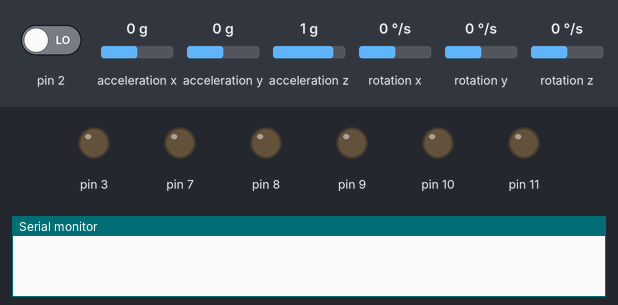
Simulated run of this sketch. Board: Arduino Uno, built with avr-gcc and run on an emulated ATmega328P. Parts: output pins drawn as LEDs (lit = HIGH), the last lines printed to the serial monitor. Inputs (shaded band) come from the test bench; at power-on: acceleration x 0 g, pin 2 LOW, acceleration y 0 g, acceleration z 1 g, rotation x 0 °/s, rotation y 0 °/s, rotation z 0 °/s. The sensor or clock chip raises its interrupt line as the real part does.

Above: at 0.1 s.
At 2.2 s:
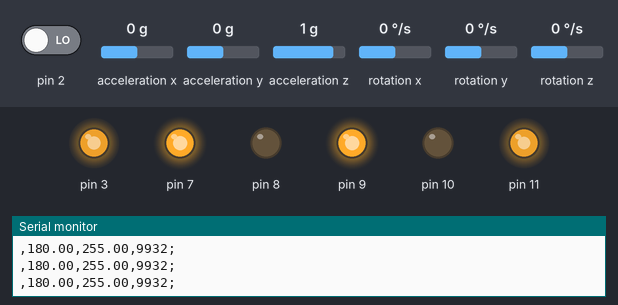
2.3 s: acceleration x set to -0.8 g
5.3 s: acceleration x set to 0.8 g
Timing chart, 0 to 8.3 s (numbered marks = the images above; inputs shaded):
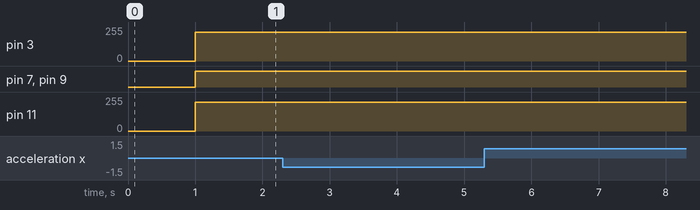

The sketch:

seesaw-ugv.ino
```cpp
/*
   Robot Balancin o Pendulo invertido
   V2.0
   Para arduino UNO, NANO
*/
#include <PID_v1.h>
#include <LMotorController.h>
#include "I2Cdev.h"
#include "MPU6050_6Axis_MotionApps20.h"

#if I2CDEV_IMPLEMENTATION == I2CDEV_ARDUINO_WIRE
#include "Wire.h"
#endif
#define MIN_ABS_SPEED 10
MPU6050 mpu;


//**** Control de Motores puente H - L298N
int ENA = 3;    //5;
int IN1 = 7;    //6;
int IN2 = 8;    //7;
int IN3 = 9;    //9;
int IN4 = 10;   //8;
int ENB = 11;    //10;

//**** MPU control/status variables
bool dmpReady = false; // set true if DMP init was successful
uint8_t mpuIntStatus; // holds actual interrupt status byte from MPU
uint8_t devStatus; // return status after each device operation (0 = success, !0 = error)
uint16_t packetSize; // expected DMP packet size (default is 42 bytes)
uint16_t fifoCount; // count of all bytes currently in FIFO
uint8_t fifoBuffer[64]; // FIFO storage buffer

//**** Variables de orientación
Quaternion q; // [w, x, y, z] quaternion container
VectorFloat gravity; // [x, y, z] gravity vector
float ypr[3]; // [yaw, pitch, roll] yaw/pitch/roll container and gravity vector

//**** PID set - Los Valors de PID cambian con cada diseño
double Kp = 62;
double Kd = 2.6;
double Ki = 250;

//Factor de 0 a 100% de activacion del PWM, sirve para corregir cuando un motor esta "lento"
double motorSpeedFactorLeft = 0.85;//0.46; //double motorSpeedFactorLeft = 0.5;
double motorSpeedFactorRight = 0.84;//0.40; //double motorSpeedFactorRight = 0.45;

//Set point buscado
double originalSetpoint = 182.5;   //double originalSetpoint = 172.50;
double setpoint = originalSetpoint;
double input, output;


PID pid(&input, &output, &setpoint, Kp, Ki, Kd, DIRECT);

LMotorController motorController(ENA, IN1, IN2, ENB, IN3, IN4, motorSpeedFactorLeft, motorSpeedFactorRight);

volatile bool mpuInterrupt = false; // indicates whether MPU interrupt pin has gone high
void dmpDataReady() {
  mpuInterrupt = true;
}

//**** Para envio
String SerialData = "";
String SerialData2 = "";
String SerialData3 = "";
unsigned long tiempoInicial = 0;
unsigned long tiempoFinal = 0;


void setup() {
  TCCR2B = 1;
  delay(500);
  Serial.begin(115200); // inicia el puerto serial para comunicacion //115200//250000
  //Serial_2.begin(9600);
  //Serial.setTimeout(50);
  // join I2C bus (I2Cdev library doesn't do this automatically)
#if I2CDEV_IMPLEMENTATION == I2CDEV_ARDUINO_WIRE
  Wire.begin();
  TWBR = 24; // 400kHz I2C clock (200kHz if CPU is 8MHz)
#elif I2CDEV_IMPLEMENTATION == I2CDEV_BUILTIN_FASTWIRE
  Fastwire::setup(400, true);
#endif
  mpu.initialize();
  devStatus = mpu.dmpInitialize();
  // supply your own gyro offsets here, scaled for min sensitivity
  mpu.setXGyroOffset(220);  //mpu.setXGyroOffset(220);
  mpu.setYGyroOffset(76);   //mpu.setYGyroOffset(76);
  mpu.setZGyroOffset(-85);  //mpu.setZGyroOffset(-85);
  mpu.setZAccelOffset(1788); // 1688 factory default for my test chip
  // make sure it worked (returns 0 if so)
  if (devStatus == 0) {
    mpu.setDMPEnabled(true);  // turn on the DMP, now that it's ready
    // Habilita el pin 2 Interrupcion 0 (la interrupción 0 está relacionada con el pin 2)
    attachInterrupt(0, dmpDataReady, RISING);
    mpuIntStatus = mpu.getIntStatus();
    // set our DMP Ready flag so the main loop() function knows it's okay to use it
    dmpReady = true;
    // get expected DMP packet size for later comparison
    packetSize = mpu.dmpGetFIFOPacketSize();
    //setup PID
    pid.SetMode(AUTOMATIC);
    pid.SetSampleTime(10);
    pid.SetOutputLimits(-255, 255);
    Serial.print(F("Inicio Normal PID, MPU, Motores\n"));
  }
  else {
    // ERROR!
    // 1 = initial memory load failed
    // 2 = DMP configuration updates failed
    // (if it's going to break, usually the code will be 1)
    Serial.print(F("DMP Initialization failed (code "));
    Serial.print(devStatus);
    Serial.println(F(")"));
  }
}

void loop() {
  tiempoInicial = micros();

  // if programming failed, don't try to do anything
  if (!dmpReady) return;

  // wait for MPU interrupt or extra packet(s) available
  while (!mpuInterrupt && fifoCount < packetSize) {
    //no mpu data - performing PID calculations and output to motors
    pid.Compute();

    motorController.move(output, MIN_ABS_SPEED);
  }

  //reset interrupt flag and get INT_STATUS byte
  mpuInterrupt = false;
  mpuIntStatus = mpu.getIntStatus();

  //get current FIFO count
  fifoCount = mpu.getFIFOCount();

  //check for overflow (this should never happen unless our code is too inefficient)
  if ((mpuIntStatus & 0x10) || fifoCount == 1024) {
    //reset so we can continue cleanly
    mpu.resetFIFO();
    //Serial.println(F("FIFO overflow!"));
    //otherwise, check for DMP data ready interrupt (this should happen frequently)
  }
  else if (mpuIntStatus & 0x02) {
    //wait for correct available data length, should be a VERY short wait
    while (fifoCount < packetSize) fifoCount = mpu.getFIFOCount();

    // read a packet from FIFO
    mpu.getFIFOBytes(fifoBuffer, packetSize);
    // track FIFO count here in case there is > 1 packet available
    // (this lets us immediately read more without waiting for an interrupt)
    fifoCount -= packetSize;

    mpu.dmpGetQuaternion(&q, fifoBuffer);
    mpu.dmpGetGravity(&gravity, &q);
    mpu.dmpGetYawPitchRoll(ypr, &q, &gravity);
    input = ypr[1] * 57.2958 + 180;    //180/M_pi = 180/3.1415

    double error = setpoint - input;

    // Adaptative Gain Scheduling PID
    if (abs(error) < 2) {
      Kp = 37.66;
      Ki = 131;
      Kd = 2.58;
    } else if (abs(error) < 3) {
      Kp = 45.1;
      Ki = 210;
      Kd = 1.7;
    } else if (abs(error) < 3.5) {
      Kp = 35;
      Ki = 300;
      Kd = 2.3;
    } else if (abs(error) < 4) {
      Kp = 40;
      Ki = 400;
      Kd = 2.4;
    } else {
      Kp = 50;
      Ki = 500;
      Kd = 1.6;
    }

    pid.SetTunings(Kp, Ki, Kd);

    Serial.write(',');  //por la fecha del lector serial en el celular
    SerialData = String(input, 2);
    writeString(SerialData);
    Serial.write(',');
    SerialData2 = String(output, 2);
    writeString(SerialData2);
    Serial.write(',');

    tiempoFinal = micros() - tiempoInicial;
    SerialData3 = String(tiempoFinal);
    writeString(SerialData3);
    Serial.write(';');
    Serial.write('\n');
  }

}

void writeString(String stringData) { //serially push out a String with Serial.write()
  for (int i = 0; i < stringData.length(); i++)
    Serial.write(stringData[i]);   //Push each char 1 by 1 on each loop pass
}


//**** Parametros con los cuales jugar
// MIN_ABS_SPEED 30  //Velocidad minima del PWM

// double PuntoEquilibrio = 179.7; //180.5; //SET POINT BUSCADO
//kp, ki, kd

//double motorSpeedFactorLeft = 0.6;    //CORRIGE SI UN MOTOR ES MAS LENTO QUE EL OTRO
//double motorSpeedFactorRight = 0.5;
```
